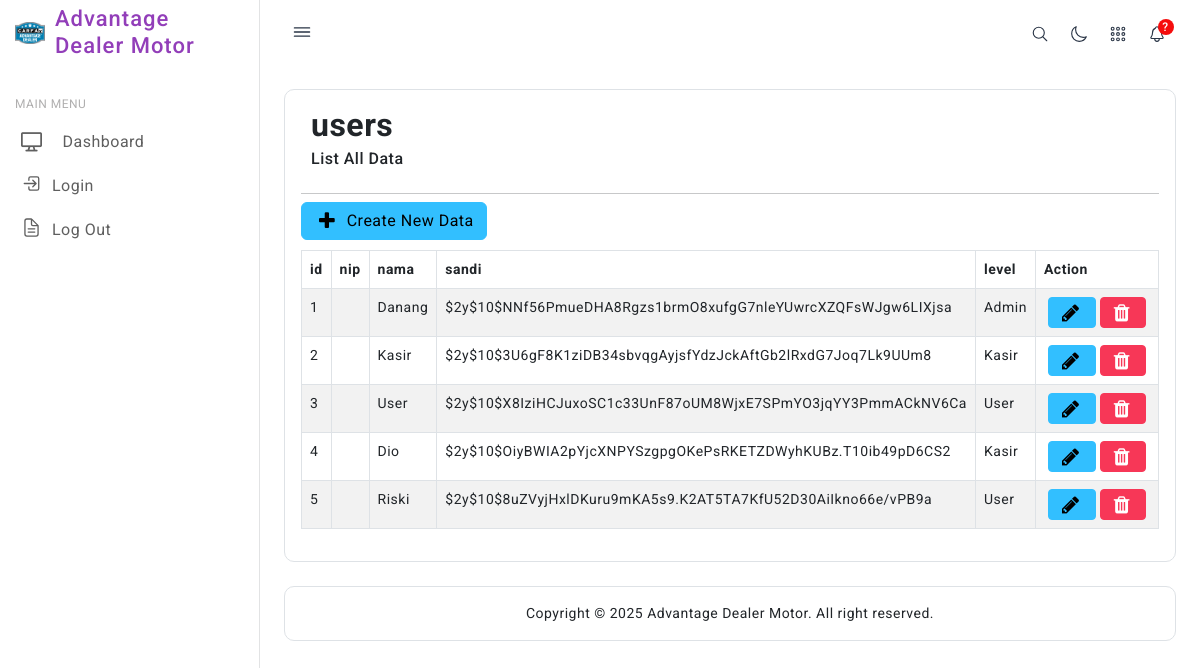
The page /users/index.php on the database its author committed.
### tables this page shows
CREATE TABLE `users` (
  `id` int NOT NULL,
  `email` varchar(20) NOT NULL,
  `nama` varchar(100) NOT NULL,
  `sandi` varchar(255) NOT NULL,
  `level` enum('Admin','Kasir','User') NOT NULL
);

### db/database.php (called while the page is built, shortened)
<?php
class Database {
    private $pdo;
    public function __construct() {
        $dotenv = Dotenv\Dotenv::createImmutable(__DIR__ . "/..");
        $host = $_ENV["DB_HOST"];
        $dbname = $_ENV["DB_DATABASE"];
        $username = $_ENV["DB_USERNAME"];
        $password = $_ENV["DB_PASSWORD"];
        $charset = $_ENV["DB_CHARSET"];
    }
    private function connect($host, $dbname, $username, $password, $charset) {
        try {
            $this->pdo = new PDO("mysql:host={$host};dbname={$dbname};charset={$charset}", $username, $password);
            $this->pdo->setAttribute(PDO::ATTR_ERRMODE, PDO::ERRMODE_EXCEPTION);
        } catch (PDOException $e) {
            die("Database connection failed: " . $e->getMessage());
        }
    }
    public function query($sql, $params = []) {
        $stmt = $this->pdo->prepare($sql);
        if ($stmt) {
            $stmt->execute($params);
            return $stmt;
        } else {
            die("Error in query: " . print_r($this->pdo->errorInfo(), true));
        }
    }
}

### controllers/Users.php (called while the page is built, shortened)
<?php
include_once('../models/UsersModel.php');
class UsersController
{
    private $model;
    public function __construct()
    {
        $this->model = new UsersModel();
    }
    public function getUsersList()
    {
        return $this->model->getUsersList();
    }
}

### models/UsersModel.php (called while the page is built, shortened)
<?php
include_once('../db/database.php');
class UsersModel
{
    private $db;
    public function __construct()
    {
        $this->db = new Database();
    }
    public function getUsersList()
    {
        $sql = 'SELECT * FROM users limit 100';
        return $this->db->query($sql)->fetchAll(PDO::FETCH_ASSOC);
    }
}

### users/index.php (the view, shortened to what this page needs)
<?php
include("../controllers/Users.php");
include("../lib/functions.php");
$obj = new UsersController();
$rows = $obj->getusersList();
?>
<div class="header icon-and-heading">
<h2><strong>users</strong> <small>List All Data</small> </h2>
</div>
<hr style="margin-bottom:-2px;"/>
<a style="margin:10px 0px;" class="btn btn-large btn-info" href="add.php"><i class="fa fa-plus"></i> Create New Data</a>
<table class="table table-bordered table-striped">
    <thead>
        <tr>
            <th>id</th>
<th>nip</th>
<th>nama</th>
<th>sandi</th>
<th>level</th>
            <th width="140">Action</th>
        </tr>
    </thead>
    <tbody>
        <?php foreach($rows as $row){ ?>
        <tr>
            <td><?php echo $row["id"]; ?></td>
<td><?php echo $row["nip"]; ?></td>
<td><?php echo $row["nama"]; ?></td>
<td><?php echo $row["sandi"]; ?></td>
<td><?php echo $row["level"]; ?></td>
            <td class="text-center" width="200">
                <a class="btn btn-info btn-sm" href="edit.php?id=<?php echo $row['id']; ?>">
                    <i class="fa fa-pencil"></i>
                </a>
                <a class="btn btn-danger btn-sm" href="delete.php?id=<?php echo $row['id']; ?>">
                    <i class="fa fa-trash"></i>
                </a>
            </td>
        </tr>
        <?php } ?>
    </tbody>
</table>

### themes/fobia/assets/css/style.css (style rules this page uses)
body { color: #4c5258; font-size: 14px; letter-spacing: .5px; background-color: #ffffff; overflow-x: hidden; font-family: Roboto, sans-serif; }
a { color: #923eb9; text-decoration: none; }
::placeholder { opacity: 0.5 !important; }
.btn i, .btn ion-icon { vertical-align: middle; font-size: 1rem; margin-top: -1em; margin-bottom: -1em; margin-right: 7px; }
.btn i, .btn.btn-lg ion-icon { font-size: 1.25rem; }

### themes/fobia/header.php (style rules this page uses)
h2 strong { display: block; }
h2 small { display: block; font-size: 0.5em; margin-top: 5px; }
.icon-and-heading { display: inline-flex; align-items: center; }
i { font-size: 24px; margin-right: 10px; }

### rows shown on the page
users: id "1", nama "Danang", sandi "$2y$10$NNf56PmueDHA8Rgzs1brmO8xufgG7nleYUwrcXZQFsWJgw6LIXjsa", level "Admin"
users: id "2", nama "Kasir", sandi "$2y$10$3U6gF8K1ziDB34sbvqgAyjsfYdzJckAftGb2lRxdG7Joq7Lk9UUm8", level "Kasir"
users: id "3", nama "User", sandi "$2y$10$X8IziHCJuxoSC1c33UnF87oUM8WjxE7SPmYO3jqYY3PmmACkNV6Ca", level "User"
users: id "4", nama "Dio", sandi "$2y$10$OiyBWIA2pYjcXNPYSzgpgOKePsRKETZDWyhKUBz.T10ib49pD6CS2", level "Kasir"
users: id "5", nama "Riski", sandi "$2y$10$8uZVyjHxlDKuru9mKA5s9.K2AT5TA7KfU52D30AiIkno66e/vPB9a", level "User"
